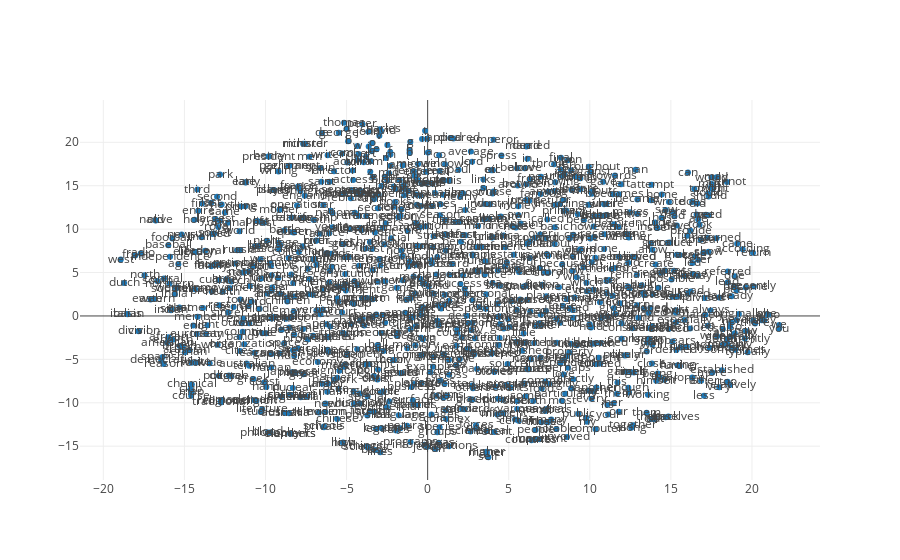

Source (notebook cell):
### Markdown cell above
#### Step 6: Visualize the embeddings.

### Code cell
def plot_with_labels(low_dim_embs, labels, filename='tsne.png'):
    assert low_dim_embs.shape[0] >= len(labels), 'More labels than embeddings'
    data = [
    go.Scatter(
        x=dhira.flatten_numpy_array_to_list(low_dim_embs[:,:1]),
        y=dhira.flatten_numpy_array_to_list(low_dim_embs[:,1:]),
        mode='markers+text',
        text=labels
        )
    ]
    fig = go.Figure(data=data)
    offline.iplot(fig)

try:
    # pylint: disable=g-import-not-at-top
    from sklearn.manifold import TSNE
    import matplotlib.pyplot as plt

    tsne = TSNE(perplexity=30, n_components=2, init='pca', n_iter=5000)
    plot_only = 1000
    low_dim_embs = tsne.fit_transform(final_embeddings[:plot_only, :])
    labels = [reverse_dictionary[i] for i in xrange(plot_only)]
    plot_with_labels(low_dim_embs, labels)

except ImportError:
    print('Please install sklearn, matplotlib, and scipy to show embeddings.')

### Figure 1 — Plotly figure (JSON) as saved in the notebook; plotly's stock layout.template omitted (floating-point values rounded to 4 significant figures; data arrays with more than 128 entries replaced by an {"elided": "..."} marker saying what was removed)
{"data": [{"mode": "markers+text", "text": {"elided": "1000 str values"}, "type": "scatter", "x": {"elided": "1000 float values"}, "y": {"elided": "1000 float values"}}], "layout": {}}
